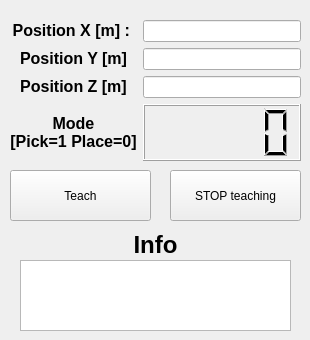
       <widget class="QWidget" name="tab">
        <attribute name="title">
         <string>         Teach             </string>
        </attribute>
        <widget class="QWidget" name="gridLayoutWidget_16">
         <property name="geometry">
          <rect>
           <x>10</x>
           <y>20</y>
           <width>291</width>
           <height>141</height>
          </rect>
         </property>
         <layout class="QGridLayout" name="gridLayout_16">
          <item row="3" column="0">
           <widget class="QLabel" name="label_189">
            <property name="text">
             <string>&lt;html&gt;&lt;head/&gt;&lt;body&gt;&lt;p align=&quot;center&quot;&gt;&lt;span style=&quot; font-size:12pt; font-weight:600;&quot;&gt;Mode &lt;br/&gt;[Pick=1 Place=0]&lt;/span&gt;&lt;/p&gt;&lt;/body&gt;&lt;/html&gt;</string>
            </property>
           </widget>
          </item>
          <item row="0" column="1">
           <widget class="QLineEdit" name="teachMode_Xpos_lineEdit"/>
          </item>
          <item row="1" column="1">
           <widget class="QLineEdit" name="teachMode_Ypos_lineEdit"/>
          </item>
          <item row="2" column="1">
           <widget class="QLineEdit" name="teachMode_Zpos_lineEdit"/>
          </item>
          <item row="0" column="0">
           <widget class="QLabel" name="label_186">
            <property name="text">
             <string>&lt;html&gt;&lt;head/&gt;&lt;body&gt;&lt;p align=&quot;center&quot;&gt;&lt;span style=&quot; font-size:12pt; font-weight:600;&quot;&gt;Position X [m] : &lt;/span&gt;&lt;/p&gt;&lt;/body&gt;&lt;/html&gt;</string>
            </property>
           </widget>
          </item>
          <item row="1" column="0">
           <widget class="QLabel" name="label_187">
            <property name="text">
             <string>&lt;html&gt;&lt;head/&gt;&lt;body&gt;&lt;p align=&quot;center&quot;&gt;&lt;span style=&quot; font-size:12pt; font-weight:600;&quot;&gt;Position Y [m]&lt;/span&gt;&lt;/p&gt;&lt;/body&gt;&lt;/html&gt;</string>
            </property>
           </widget>
          </item>
          <item row="2" column="0">
           <widget class="QLabel" name="label_188">
            <property name="text">
             <string>&lt;html&gt;&lt;head/&gt;&lt;body&gt;&lt;p align=&quot;center&quot;&gt;&lt;span style=&quot; font-size:12pt; font-weight:600;&quot;&gt;Position Z [m]&lt;/span&gt;&lt;/p&gt;&lt;/body&gt;&lt;/html&gt;</string>
            </property>
           </widget>
          </item>
          <item row="3" column="1">
           <widget class="QLCDNumber" name="teachMode_modeDisplay_lcdnumber"/>
          </item>
         </layout>
        </widget>
        <widget class="QPushButton" name="teachMode_teachButton">
         <property name="geometry">
          <rect>
           <x>10</x>
           <y>170</y>
           <width>141</width>
           <height>51</height>
          </rect>
         </property>
         <property name="text">
          <string>Teach</string>
         </property>
        </widget>
        <widget class="QLabel" name="label_190">
         <property name="geometry">
          <rect>
           <x>110</x>
           <y>230</y>
           <width>91</width>
           <height>31</height>
          </rect>
         </property>
         <property name="text">
          <string>&lt;html&gt;&lt;head/&gt;&lt;body&gt;&lt;p align=&quot;center&quot;&gt;&lt;span style=&quot; font-size:18pt; font-weight:600;&quot;&gt;Info&lt;/span&gt;&lt;/p&gt;&lt;/body&gt;&lt;/html&gt;</string>
         </property>
        </widget>
        <widget class="QPushButton" name="teachMode_stopTeachButton">
         <property name="geometry">
          <rect>
           <x>170</x>
           <y>170</y>
           <width>131</width>
           <height>51</height>
          </rect>
         </property>
         <property name="text">
          <string>STOP teaching</string>
         </property>
        </widget>
        <widget class="QTextEdit" name="teachMode_info_textEdit">
         <property name="geometry">
          <rect>
           <x>20</x>
           <y>260</y>
           <width>271</width>
           <height>71</height>
          </rect>
         </property>
        </widget>
       </widget>
